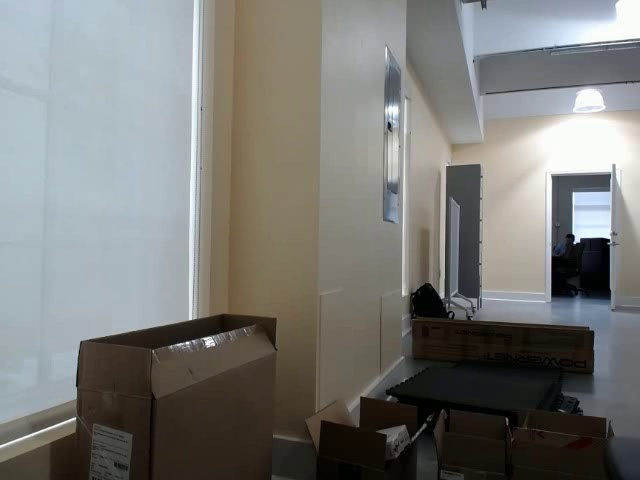
#> input picture frame_1.jpg, 640 x 480 px
$ python orb_mocap.py
#> lines starting #> are read from the running program, lines starting #| are printed output that depends on the picture; after the words box and inside, x2 and y2 are one past the last pixel; in counts of white or black regions, pixels touching at a corner belong together
import cv2
import numpy as np
import glob
from scipy import linalg
from matplotlib import pyplot as plt

# np.set_printoptions(formatter={'float': lambda x: "{0:0.2f}".format(x)})

# cap = cv2.VideoCapture(1)
# ret, img = cap.read()

def drawlines(img1,img2,lines,pts1,pts2):
	''' img1 - image on which we draw the epilines for the points in img2
	lines - corresponding epilines '''
	print(img1.shape)
	r,c,h = img1.shape
	# img1 = cv2.cvtColor(img1,cv2.COLOR_GRAY2BGR)
	# img2 = cv2.cvtColor(img2,cv2.COLOR_GRAY2BGR)
	for r,pt1,pt2 in zip(lines,pts1,pts2):
		color = tuple(np.random.randint(0,255,3).tolist())
		x0,y0 = map(int, [0, -r[2]/r[1] ])
		x1,y1 = map(int, [c, -(r[2]+r[0]*c)/r[1] ])
		img1 = cv2.line(img1, (x0,y0), (x1,y1), color,1)
		img1 = cv2.circle(img1,tuple(pt1),5,color,-1)
		img2 = cv2.circle(img2,tuple(pt2),5,color,-1)

	return img1,img2

n = 8

i = 0
width, height = 1024, 768

img1 = cv2.imread("frame_1.jpg")
#> img1 is the input picture: shape (480, 640, 3); mean B, G, R 119.2, 122.4, 122
img2 = cv2.imread("frame_2.jpg")
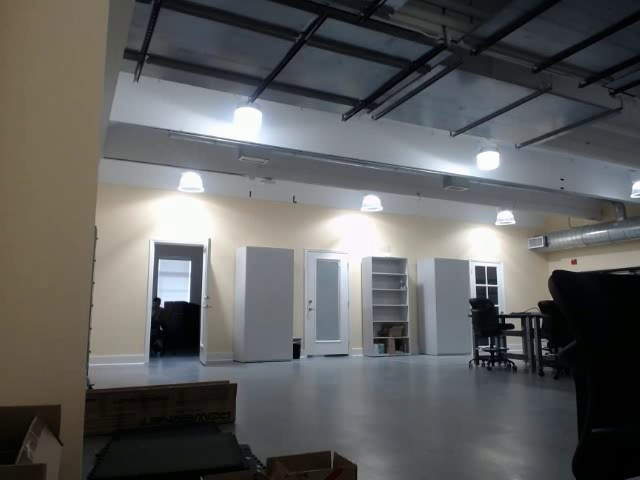
#> input picture frame_2.jpg, 640 x 480 px
#> img2 is the input picture: shape (480, 640, 3); mean B, G, R 95.4, 95.7, 95.2

orb = cv2.ORB_create(nfeatures=3000)

feature = orb


kp1, des1 = feature.detectAndCompute(img1, None)
#> kp1 = 1165 keypoints; strongest (x, y, size): (608, 240, 31), (581, 239, 31), (579, 241, 31), (574, 242, 37.2)
kp2, des2 = feature.detectAndCompute(img2, None)
#> kp2 = 2060 keypoints; strongest (x, y, size): (188, 301, 31), (187, 300, 37.2), (162, 306, 31), (484, 282, 31)

# img1 = cv2.drawKeypoints(img1, kp1, None)
# img2 = cv2.drawKeypoints(img2, kp2, None)

bf = cv2.BFMatcher(cv2.NORM_HAMMING, crossCheck=True)
matches = bf.match(des1, des2)
#> matches = 319 matches
matches = sorted(matches, key = lambda x:x.distance)

matching_result = cv2.drawMatches(img1, kp1, img2, kp2, matches[:n], None)
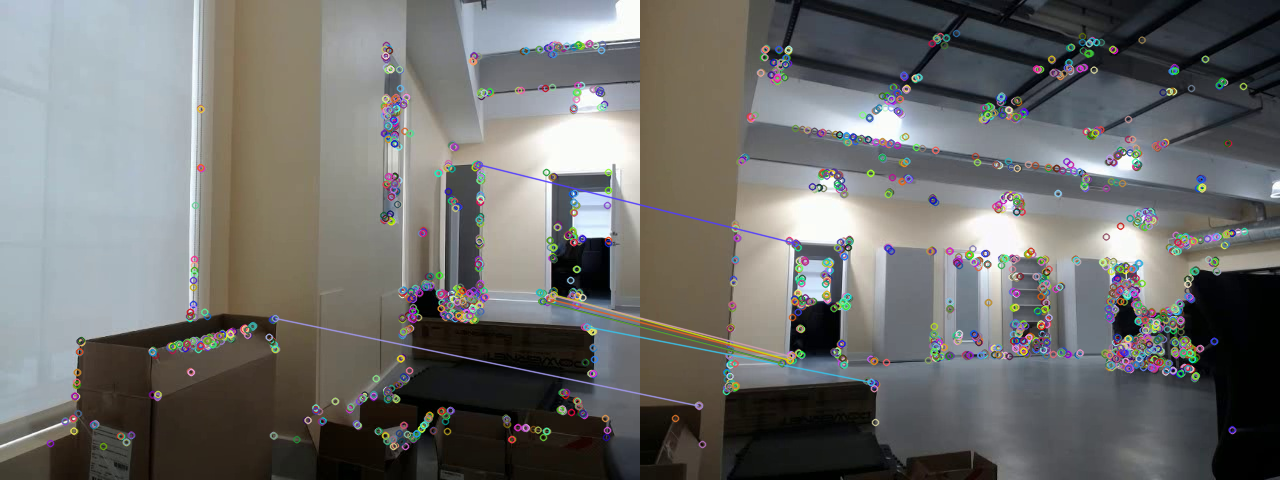
#> matching_result: shape (480, 1280, 3); mean B, G, R 108.6, 110.3, 110.1


A = np.zeros((n,9))

pts1 = []
pts2 = []

for m in matches[:n]:
	p1, p2 = kp1[m.queryIdx].pt, kp2[m.trainIdx].pt
	pts1.append(p1)
	pts2.append(p2)
	x1 = np.array([p1[0], p1[1], 1])
	x2 = np.array([p2[0], p2[1], 1])
	print("x1:", x1, "x2:", x2, "kron:", np.kron(x1, x2))
	A[i] = np.kron(x1, x2)
	i+=1
#> this loop made 8 passes
#> (x1, x2) on passes 1 to 8: ([549.6, 298.8, 1], [148.8, 360, 1]), ([275, 318, 1], [58.8, 405.6, 1]), ([543, 301, 1], [142, 363, 1]), ([586.8, 326.4, 1], [231, 382, 1]), ([553.7, 294.5, 1], [149.8, 360, 1]), ([478.8, 164.4, 1], [155, 243, 1]), ([552, 295.2, 1], [150, 356, 1]), ([541.4, 301, 1], [141.1, 362.9, 1])
#> (printed output is left out)
#> after the loop, i = 8; pts1 = [(549.6, 298.8), (275, 318), (543, 301), (586.8, 326.4), (553.7, 294.5), (478.8, 164.4), (552, 295.2), (541.4, 301)]; pts2 = [(148.8, 360), (58.8, 405.6), (142, 363), (231, 382), (149.8, 360), (155, 243), (150, 356), (141.1, 362.9)]


U, S, V = np.linalg.svd(A, full_matrices=False)
#> S = [653394.4, 84392.3, 32893.3, 9165.2, 11.43, 2.36, 0.302, 0.0683]
F = V[-1].reshape(3,3)
#> F = [[-0.000442, 0.000952, -0.395], [-0.00106, -0.0015, 0.622], [0.675, -0.0376, -0.00244]]

U,S,V = linalg.svd(F)
#> U = [[0.535, 0.0148, 0.844], [-0.844, -0.0207, 0.536], [0.0254, -1, 0.00139]]; S = [0.737, 0.676, 4.95e-05]; V = [[0.0242, 0.00111, -1], [-0.998, 0.0557, -0.0241], [-0.0557, -0.998, -0.00245]]
S[2] = 0
F = np.dot(U,np.dot(np.diag(S),V))
#> F = [[-0.000439, 0.000994, -0.395], [-0.00106, -0.00147, 0.622], [0.675, -0.0376, -0.00244]]
F = F/F[2,2]
#> F = [[0.18, -0.407, 161.5], [0.434, 0.601, -254.6], [-276.2, 15.4, 1]]

pts1 = np.int32(pts1)
#> pts1 = [[549, 298], [275, 318], [543, 301], [586, 326], [553, 294], [478, 164], [552, 295], [541, 300]]
pts2 = np.int32(pts2)
#> pts2 = [[148, 360], [58, 405], [142, 363], [231, 382], [149, 360], [155, 243], [150, 356], [141, 362]]

FundMat, mask = cv2.findFundamentalMat(pts1, pts2, cv2.FM_8POINT)
#> FundMat = [[3.63e-06, -6.6e-06, -4.29e-05], [7.17e-06, -3.71e-06, -0.00286], [-0.00308, 0.00236, 1]]; mask = [1, 1, 1, 1, 1, 1, 1, 1]
print(FundMat)
#| [[ 3.62633318e-06 -6.60428726e-06 -4.28788515e-05]
#|  [ 7.16912051e-06 -3.71096214e-06 -2.85993512e-03]
#|  [-3.07749247e-03  2.35974674e-03  1.00000000e+00]]

pts1 = pts1[mask.ravel()==1]
pts2 = pts2[mask.ravel()==1]


print(F)
#| [[ 1.79765689e-01 -4.06816247e-01  1.61481362e+02]
#|  [ 4.34417882e-01  6.01318602e-01 -2.54573332e+02]
#|  [-2.76234225e+02  1.53990749e+01  1.00000000e+00]]


# [11 lines of commented-out code are left out]
lines1 = cv2.computeCorrespondEpilines(pts2.reshape(-1,1,2), 2,FundMat)
#> lines1 = [[0.654, 0.756, -586.1], [0.0765, 0.997, -338.3], [0.47, 0.883, -521.8], [0.65, -0.76, -133.4], [0.74, 0.673, -608.6], [-0.872, 0.49, 336.4], [0.362, 0.932, -477], [0.323, 0.946, -459.4]]
lines1 = lines1.reshape(-1,3)
img5,img6 = drawlines(img1,img2,lines1,pts1,pts2)
#| (480, 640, 3)
#> the loop in drawlines, `for r,pt1,pt2 in zip(lines,pts1,pts2):` made 8 passes
#> (r, pt1, pt2, color, y0, y1) on passes 1 to 8: ([0.654, 0.756, -586.1], [549, 298], [148, 360], (172, 47, 117), 774, 221), ([0.0765, 0.997, -338.3], [275, 318], [58, 405], (192, 67, 251), 339, 290), ([0.47, 0.883, -521.8], [543, 301], [142, 363], (195, 103, 9), 591, 250), ([0.65, -0.76, -133.4], [586, 326], [231, 382], (211, 21, 242), -175, 371), ([0.74, 0.673, -608.6], [553, 294], [149, 360], (36, 87, 70), 904, 200), ([-0.872, 0.49, 336.4], [478, 164], [155, 243], (216, 88, 140), -687, 452), ([0.362, 0.932, -477], [552, 295], [150, 356], (58, 193, 230), 511, 262), ([0.323, 0.946, -459.4], [541, 300], [141, 362], (39, 87, 174), 485, 267)
#> after the loop in drawlines, `for r,pt1,pt2 in zip(lines,pts1,pts2):`: img1: shape (480, 640, 3); mean B, G, R 119.9, 122.4, 123.1
#> after the loop in drawlines, `for r,pt1,pt2 in zip(lines,pts1,pts2):`:
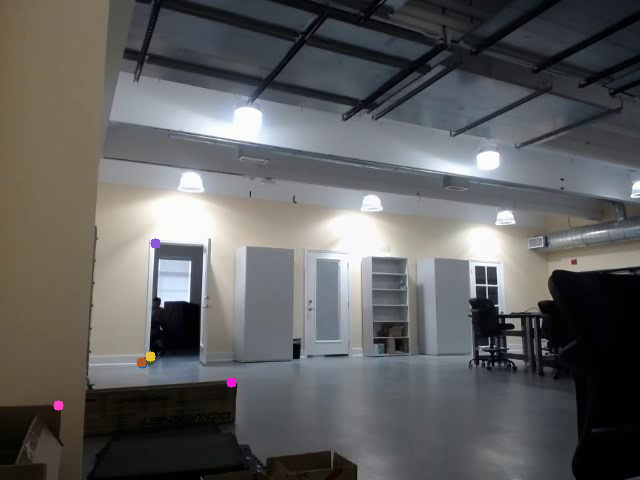
#> img2: shape (480, 640, 3); mean B, G, R 95.5, 95.7, 95.3
# Find epilines corresponding to points in left image (first image) and
# drawing its lines on right image
lines2 = cv2.computeCorrespondEpilines(pts1.reshape(-1,1,2), 1,FundMat)
#> lines2 = [[-0.557, -0.83, 378.7], [-0.485, -0.875, 382.3], [-0.591, -0.806, 375.9], [-0.475, 0.88, -228.7], [0.838, 0.546, -325.4], [0.998, -0.0685, -138], [0.969, 0.246, -242.6], [-0.55, -0.835, 379.2]]
lines2 = lines2.reshape(-1,3)
img3,img4 = drawlines(img2,img1,lines2,pts2,pts1)
#| (480, 640, 3)
#> the loop in drawlines (call 2), `for r,pt1,pt2 in zip(lines,pts1,pts2):` made 8 passes
#> (r, pt1, pt2, color, y0, y1) on passes 1 to 8: ([-0.557, -0.83, 378.7], [148, 360], [549, 298], (88, 81, 165), 456, 26), ([-0.485, -0.875, 382.3], [58, 405], [275, 318], (25, 77, 72), 437, 82), ([-0.591, -0.806, 375.9], [142, 363], [543, 301], (9, 148, 115), 466, -3), ([-0.475, 0.88, -228.7], [231, 382], [586, 326], (208, 243, 197), 259, 604), ([0.838, 0.546, -325.4], [149, 360], [553, 294], (254, 79, 175), 596, -386), ([0.998, -0.0685, -138], [155, 243], [478, 164], (192, 82, 99), -2015, 7308), ([0.969, 0.246, -242.6], [150, 356], [552, 295], (216, 177, 243), 986, -1537), ([-0.55, -0.835, 379.2], [141, 362], [541, 300], (29, 147, 147), 453, 32)
#> pass 1, in drawlines (call 2), `img1 = cv2.circle(img1,tuple(pt1),5,color,-1)`:
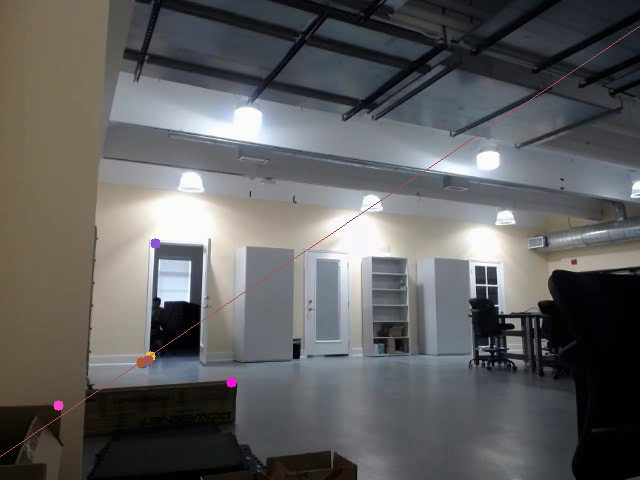
#> img1: shape (480, 640, 3); mean B, G, R 95.4, 95.6, 95.5
#> pass 2, in drawlines (call 2), `img1 = cv2.line(img1, (x0,y0), (x1,y1), color,1)`:
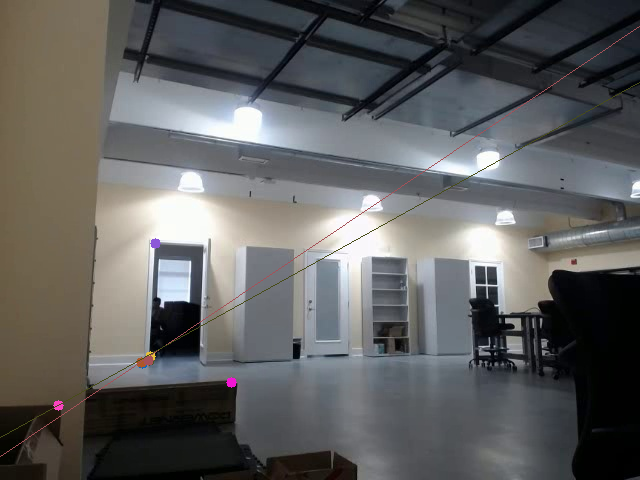
#> img1: shape (480, 640, 3); 0.21% of pixels changed, all inside (x1, y1, x2, y2) = (0, 82, 640, 438)
#> after the loop in drawlines (call 2), `for r,pt1,pt2 in zip(lines,pts1,pts2):`:
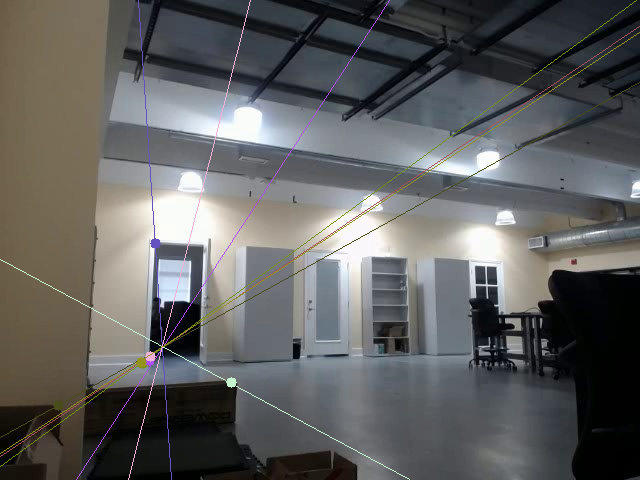
#> img1: shape (480, 640, 3); 1.13% of pixels changed, all inside (x1, y1, x2, y2) = (0, 0, 640, 480)
#> after the loop in drawlines (call 2), `for r,pt1,pt2 in zip(lines,pts1,pts2):`:
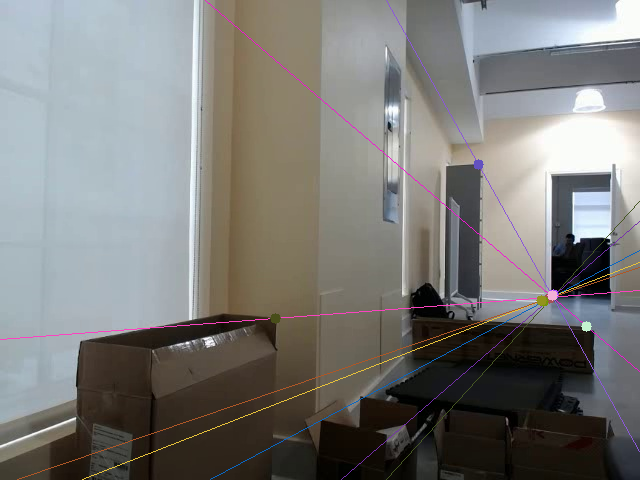
#> img2: shape (480, 640, 3); mean B, G, R 119.9, 122.5, 123.1

plt.subplot(121),plt.imshow(img5)
plt.subplot(122),plt.imshow(img3)
plt.show()
#> figure, not shown here; B, G, R data is drawn as R, G, B

# [12 lines of commented-out code are left out]
